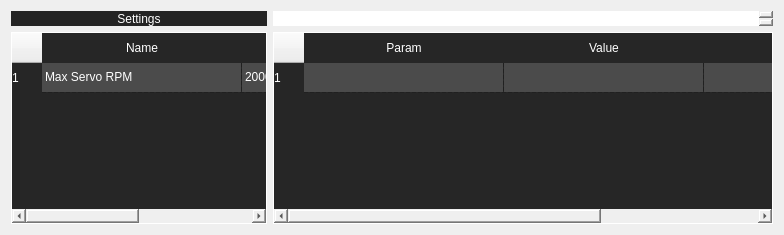
        <widget class="QWidget" name="page_3">
         <property name="styleSheet">
          <string notr="true">border: 0px solid red;</string>
         </property>
         <layout class="QGridLayout" name="gridLayout_4">
          <item row="1" column="1">
           <widget class="QTextEdit" name="paramFilter">
            <property name="sizePolicy">
             <sizepolicy hsizetype="Fixed" vsizetype="Fixed">
              <horstretch>0</horstretch>
              <verstretch>0</verstretch>
             </sizepolicy>
            </property>
            <property name="minimumSize">
             <size>
              <width>500</width>
              <height>0</height>
             </size>
            </property>
            <property name="maximumSize">
             <size>
              <width>1000</width>
              <height>15</height>
             </size>
            </property>
            <property name="styleSheet">
             <string notr="true">background-color: rgb(255, 255, 255);
color: rgb(0, 0, 0);
border-radius: 0px;</string>
            </property>
           </widget>
          </item>
          <item row="1" column="0">
           <widget class="QPushButton" name="pushButton">
            <property name="maximumSize">
             <size>
              <width>16777215</width>
              <height>15</height>
             </size>
            </property>
            <property name="styleSheet">
             <string notr="true">background-color: rgb(36,36,36);
color:white;</string>
            </property>
            <property name="text">
             <string>Settings</string>
            </property>
           </widget>
          </item>
          <item row="2" column="0">
           <widget class="QTableWidget" name="settingsTable">
            <property name="styleSheet">
             <string notr="true">QHeaderView::section{
text-align: center;
background-color: rgb(38, 38, 38);
color:white;
width:30px;
height:30px;
border:0px solid white;
}
QHeaderView{
background-color: rgb(38, 38, 38);
border-radius: 0px; 
text-align: center;
}
QTableCornerButton::section {
background-color: rgb(38, 38, 38);
}
QTableWidget {
border-radius: 0px; 
border: 1px solid white;
background-color: rgb(38, 38, 38);
outline: 0;
}
QTableWidget::item{
background-color: rgb(75,75,75);
color:white;
}
QTableWidget::item:selected{
background-color: rgb(55,55,55);
}</string>
            </property>
            <property name="selectionBehavior">
             <enum>QAbstractItemView::SelectRows</enum>
            </property>
            <property name="showGrid">
             <bool>true</bool>
            </property>
            <property name="gridStyle">
             <enum>Qt::DashLine</enum>
            </property>
            <property name="sortingEnabled">
             <bool>false</bool>
            </property>
            <property name="cornerButtonEnabled">
             <bool>false</bool>
            </property>
            <property name="rowCount">
             <number>1</number>
            </property>
            <property name="columnCount">
             <number>2</number>
            </property>
            <attribute name="horizontalHeaderVisible">
             <bool>true</bool>
            </attribute>
            <attribute name="horizontalHeaderCascadingSectionResizes">
             <bool>false</bool>
            </attribute>
            <attribute name="horizontalHeaderMinimumSectionSize">
             <number>15</number>
            </attribute>
            <attribute name="horizontalHeaderDefaultSectionSize">
             <number>200</number>
            </attribute>
            <attribute name="horizontalHeaderHighlightSections">
             <bool>false</bool>
            </attribute>
            <attribute name="horizontalHeaderShowSortIndicator" stdset="0">
             <bool>false</bool>
            </attribute>
            <attribute name="horizontalHeaderStretchLastSection">
             <bool>false</bool>
            </attribute>
            <attribute name="verticalHeaderDefaultSectionSize">
             <number>30</number>
            </attribute>
            <attribute name="verticalHeaderHighlightSections">
             <bool>false</bool>
            </attribute>
            <row/>
            <column>
             <property name="text">
              <string>Name</string>
             </property>
            </column>
            <column>
             <property name="text">
              <string>Value</string>
             </property>
            </column>
            <item row="0" column="0">
             <property name="text">
              <string>Max Servo RPM </string>
             </property>
            </item>
            <item row="0" column="1">
             <property name="text">
              <string>2000</string>
             </property>
            </item>
           </widget>
          </item>
          <item row="2" column="1">
           <widget class="QTableWidget" name="paramTable">
            <property name="styleSheet">
             <string notr="true">QHeaderView::section{
text-align: center;
background-color: rgb(38, 38, 38);
color:white;
width:30px;
height:30px;
border:0px solid white;
}
QHeaderView{
background-color: rgb(38, 38, 38);
border-radius: 0px; 
text-align: center;
}
QTableCornerButton::section {
background-color: rgb(38, 38, 38);
}
QTableWidget {
border-radius: 0px; 
border: 1px solid white;
background-color: rgb(38, 38, 38);
outline: 0;
}
QTableWidget::item{
background-color: rgb(75,75,75);
color:white;
}
QTableWidget::item:selected{
background-color: rgb(55,55,55);
}</string>
            </property>
            <property name="selectionBehavior">
             <enum>QAbstractItemView::SelectRows</enum>
            </property>
            <property name="showGrid">
             <bool>true</bool>
            </property>
            <property name="gridStyle">
             <enum>Qt::DashLine</enum>
            </property>
            <property name="sortingEnabled">
             <bool>false</bool>
            </property>
            <property name="cornerButtonEnabled">
             <bool>false</bool>
            </property>
            <property name="rowCount">
             <number>1</number>
            </property>
            <property name="columnCount">
             <number>3</number>
            </property>
            <attribute name="horizontalHeaderVisible">
             <bool>true</bool>
            </attribute>
            <attribute name="horizontalHeaderCascadingSectionResizes">
             <bool>false</bool>
            </attribute>
            <attribute name="horizontalHeaderMinimumSectionSize">
             <number>15</number>
            </attribute>
            <attribute name="horizontalHeaderDefaultSectionSize">
             <number>200</number>
            </attribute>
            <attribute name="horizontalHeaderHighlightSections">
             <bool>false</bool>
            </attribute>
            <attribute name="horizontalHeaderShowSortIndicator" stdset="0">
             <bool>false</bool>
            </attribute>
            <attribute name="horizontalHeaderStretchLastSection">
             <bool>false</bool>
            </attribute>
            <attribute name="verticalHeaderDefaultSectionSize">
             <number>30</number>
            </attribute>
            <attribute name="verticalHeaderHighlightSections">
             <bool>false</bool>
            </attribute>
            <row/>
            <column>
             <property name="text">
              <string>Param</string>
             </property>
            </column>
            <column>
             <property name="text">
              <string>Value</string>
             </property>
            </column>
            <column>
             <property name="text">
              <string>Type</string>
             </property>
            </column>
           </widget>
          </item>
         </layout>
        </widget>
